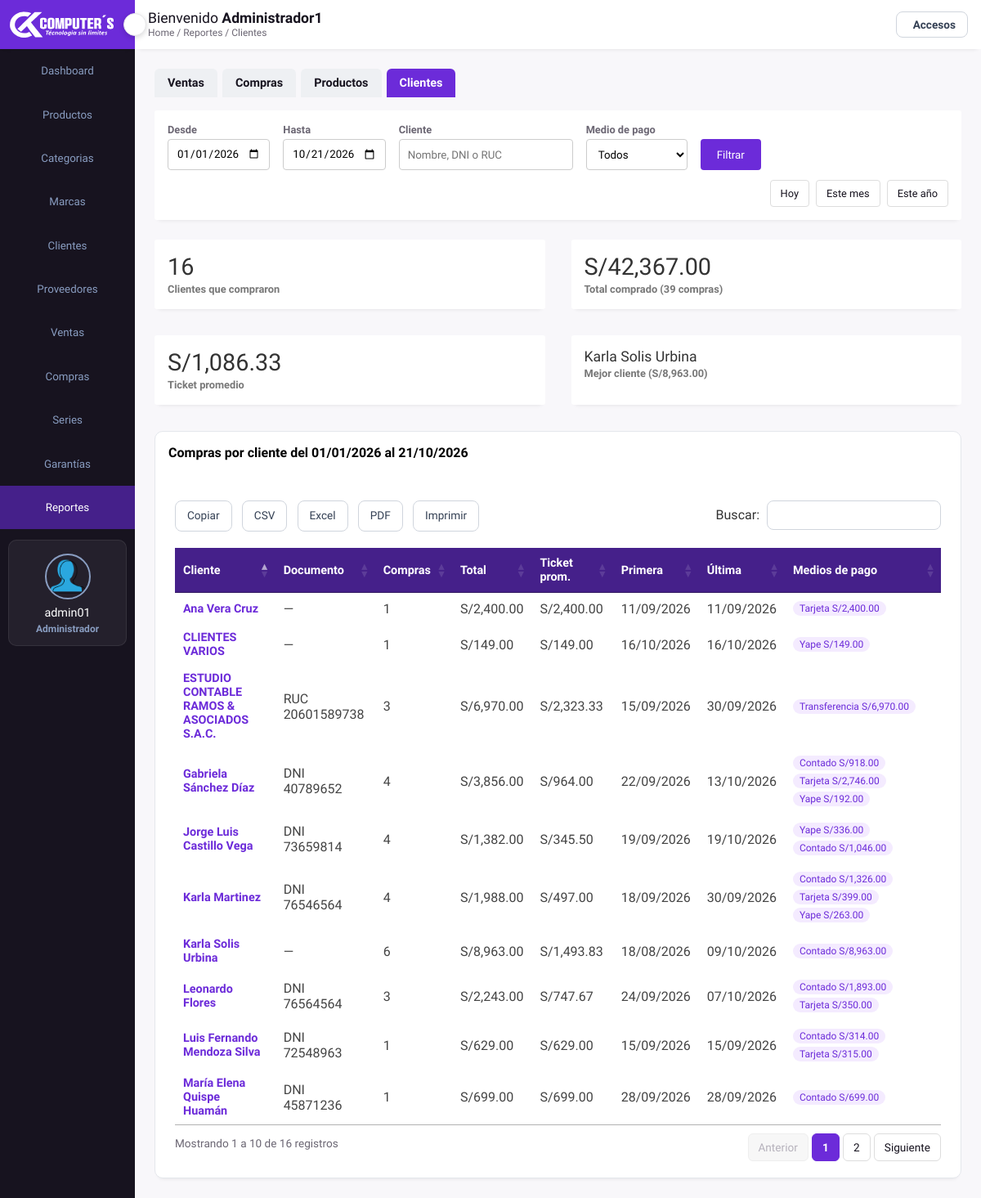
/frontend/reportes/clientes.php (signed in), run on the app's committed database.
### tables this page shows
CREATE TABLE `orders` (
  `idord` int(11) NOT NULL AUTO_INCREMENT,
  `user_id` int(11) NOT NULL,
  `idcli` int(11) DEFAULT NULL,
  `nomcl` text NOT NULL,
  `method` varchar(50) NOT NULL,
  `total_products` text NOT NULL,
  `total_price` decimal(10,2) NOT NULL,
  `subtotal_sin_igv` decimal(10,2) NOT NULL DEFAULT 0.00,
  `igv` decimal(10,2) NOT NULL DEFAULT 0.00,
  `placed_on` datetime NOT NULL,
  `payment_status` varchar(20) NOT NULL,
  `anulada` tinyint(1) NOT NULL DEFAULT 0,
  `anulada_on` datetime DEFAULT NULL,
  `motivo_anulacion` varchar(255) DEFAULT NULL,
  `reemplaza_a` int(11) DEFAULT NULL,
  `tipc` varchar(15) NOT NULL,
  `idserie` int(11) DEFAULT NULL,
  `serie` char(4) DEFAULT NULL,
  `numero` int(10) unsigned DEFAULT NULL,
  `doc_tipo` varchar(10) DEFAULT NULL,
  `doc_num` varchar(11) DEFAULT NULL,
  PRIMARY KEY (`idord`),
  UNIQUE KEY `uq_orders_comprobante` (`serie`,`numero`),
  KEY `orders_ibfk_1` (`user_id`),
  KEY `idx_orders_cliente` (`idcli`),
  KEY `idx_orders_serie` (`idserie`),
  KEY `idx_orders_reemplaza` (`reemplaza_a`),
  CONSTRAINT `orders_ibfk_1` FOREIGN KEY (`user_id`) REFERENCES `usuarios` (`id`),
  CONSTRAINT `orders_ibfk_2` FOREIGN KEY (`idcli`) REFERENCES `clientes` (`idcli`) ON UPDATE CASCADE,
  CONSTRAINT `orders_ibfk_3` FOREIGN KEY (`idserie`) REFERENCES `series` (`idserie`),
  CONSTRAINT `orders_ibfk_4` FOREIGN KEY (`reemplaza_a`) REFERENCES `orders` (`idord`)
);

### backend/config/helpers.php (called while the page is built, shortened)
<?php
function e($valor)
{
    return htmlspecialchars((string)$valor, ENT_QUOTES, 'UTF-8');
}

### frontend/reportes/clientes.php (the view, shortened to what this page needs)
<?php
require_once __DIR__ . '/../../backend/config/app.php';
require __DIR__ . '/comun.php';
$buscar  = mb_substr(trim($_GET['buscar'] ?? ''), 0, 60);
$metodos = ['' => 'Todos'] + array_combine(METODOS_PAGO, METODOS_PAGO);
$metodo  = opcion_get('metodo', $metodos, '');
$where  = 'o.anulada = 0 AND o.placed_on >= :desde AND o.placed_on < :hasta';
$params = $rango;
$ventas = $connect->prepare(
    "SELECT o.idord, o.idcli, o.nomcl, o.doc_tipo, o.doc_num, o.total_price, o.placed_on,
            COALESCE(CONCAT('c', o.idcli), CONCAT('d', o.doc_num), CONCAT('n', o.nomcl)) AS clave
       FROM orders o
      WHERE $where
      ORDER BY o.placed_on"
);
$ventas->execute($params);
$ventas = $ventas->fetchAll();
$clientes = [];
foreach ($ventas as $v) {
    if (!isset($clientes[$v->clave])) {
        $clientes[$v->clave] = (object)[
            'nombre' => $v->nomcl, 'doc' => $v->doc_num ? $v->doc_tipo . ' ' . $v->doc_num : '',
            'compras' => 0, 'total' => 0, 'primera' => $v->placed_on, 'ultima' => $v->placed_on, 'medios' => [],
        ];
    }
    $c = $clientes[$v->clave];
    $c->ultima = $v->placed_on;
}
uasort($clientes, function ($a, $b) { return $b->total <=> $a->total; });
$totalGeneral = array_sum(array_map(function ($c) { return $c->total; }, $clientes));
$comprasTotal = array_sum(array_map(function ($c) { return $c->compras; }, $clientes));
$mejor = $clientes ? reset($clientes) : null;
require __DIR__ . '/../layout/cabecera.php';
?>
            <div class="page-content">
                <form class="filtros" method="GET" action="">
                    <label>Desde <input type="date" name="desde" value="<?php echo e($desde); ?>" max="<?php echo e($hoy); ?>"></label>
                    <label>Hasta <input type="date" name="hasta" value="<?php echo e($hasta); ?>" max="<?php echo e($hoy); ?>"></label>
                    <label>Cliente <input type="text" name="buscar" value="<?php echo e($buscar); ?>" placeholder="Nombre, DNI o RUC"></label>
                    <label>Medio de pago
                        <select name="metodo">
<?php foreach ($metodos as $valor => $texto): ?>
                            <option value="<?php echo e($valor); ?>"<?php echo $valor === $metodo ? ' selected' : ''; ?>><?php echo e($texto); ?></option>
<?php endforeach; ?>
                        </select>
                    </label>
                    <button type="submit">Filtrar</button>
                    <span class="atajos">
<?php foreach ($atajos as $texto => [$d, $h]): ?>
                        <a href="<?php echo url_atajo($d, $h); ?>"><?php echo $texto; ?></a>
<?php endforeach; ?>
                    </span>
                </form>
                <div class="analytics">
                    <div class="card">
                        <div class="card-head">
                            <h2><?php echo count($clientes); ?></h2>
                        </div>
                        <div class="card-progress"><small>Clientes que compraron</small></div>
                    </div>
                    <div class="card">
                        <div class="card-head">
                            <h2>S/<?php echo number_format($totalGeneral, 2); ?></h2>
                        </div>
                        <div class="card-progress"><small>Total comprado (<?php echo $comprasTotal; ?> compras)</small></div>
                    </div>
                    <div class="card">
                        <div class="card-head">
                            <h2>S/<?php echo number_format($comprasTotal ? $totalGeneral / $comprasTotal : 0, 2); ?></h2>
                        </div>
                        <div class="card-progress"><small>Ticket promedio</small></div>
                    </div>
                    <div class="card">
                        <div class="card-head">
                            <h2 class="texto-largo"><?php echo $mejor ? e($mejor->nombre) : '—'; ?></h2>
                        </div>
                        <div class="card-progress"><small>Mejor cliente<?php echo $mejor ? ' (S/' . number_format($mejor->total, 2) . ')' : ''; ?></small></div>
                    </div>
                </div>
                <div class="records table-responsive">
                    <div class="record-header">
                        <h3>Compras por cliente del <?php echo date('d/m/Y', strtotime($desde)); ?> al <?php echo date('d/m/Y', strtotime($hasta)); ?></h3>
                    </div>
                    <div>
<?php if ($clientes): ?>
                        <table width="100%" id="example">
                            <thead>
                                <tr>
                                    <th><span class="las la-sort"></span>Cliente</th>
                                    <th><span class="las la-sort"></span>Documento</th>
                                    <th><span class="las la-sort"></span>Compras</th>
                                    <th><span class="las la-sort"></span>Total</th>
                                    <th><span class="las la-sort"></span>Ticket prom.</th>
                                    <th><span class="las la-sort"></span>Primera</th>
                                    <th><span class="las la-sort"></span>Última</th>
                                    <th>Medios de pago</th>
                                </tr>
                            </thead>
                            <tbody>
<?php foreach ($clientes as $c): ?>
                                <tr>
                                    <td><?php echo e($c->nombre); ?></td>
                                    <td><?php echo e($c->doc ?: '—'); ?></td>
                                    <td><?php echo $c->compras; ?></td>
                                    <td data-order="<?php echo $c->total; ?>">S/<?php echo number_format($c->total, 2); ?></td>
                                    <td data-order="<?php echo $c->total / $c->compras; ?>">S/<?php echo number_format($c->total / $c->compras, 2); ?></td>
                                    <td data-order="<?php echo e($c->primera); ?>"><?php echo date('d/m/Y', strtotime($c->primera)); ?></td>
                                    <td data-order="<?php echo e($c->ultima); ?>"><?php echo date('d/m/Y', strtotime($c->ultima)); ?></td>
                                    <td>
<?php foreach ($c->medios as $m => $monto): ?>
                                        <span class="medio-pago"><?php echo e($m); ?> S/<?php echo number_format($monto, 2); ?></span>
<?php endforeach; ?>
                                    </td>
                                </tr>
<?php endforeach; ?>
                            </tbody>
                        </table>
<?php else: ?>
                        <p class="sin-datos">No hay compras de clientes con estos filtros.</p>
<?php endif; ?>
                    </div>
                </div>
            </div>
<?php require __DIR__ . '/../layout/pie.php'; ?>
</body>
</html>

### backend/css/admin.css (style rules this page uses)
:root { --main-color: #6C2BD9; --color-dark: #17131F; --text-grey: #6B6673; }
* { margin: 0; padding: 0; text-decoration: none; list-style-type: none; box-sizing: border-box; font-family: 'Lexend Deca', sans-serif; }
.page-content { padding: 1.5rem; min-height: calc(100vh - 60px); background: #F8F7FA; }
.analytics { display: grid; grid-template-columns: repeat(4, 1fr); grid-gap: 2rem; margin-top: .5rem; margin-bottom: 2rem; }
.card { box-shadow: 0px 5px 5px -5px rgb(0 0 0 / 10%); background: #fff; padding: 1rem; border-radius: 3px; }
.card-head { display: flex; justify-content: space-between; align-items: center; }
.card-head h2 { color: #333; font-size: 1.8rem; font-weight: 500; }
.card-progress small { color: #777; font-size: .8rem; font-weight: 600; }
.records { box-shadow: 0px 5px 5px -5px rgb(0 0 0 / 10%); background: #fff; border-radius: 3px; }
.record-header { padding: 1rem; display: flex; justify-content: space-between; align-items: center; }
input, button, select { outline: none; }
.table-responsive { width: 100%; overflow: auto; }
table { border-collapse: collapse; }
table thead tr { background: #45208A; }
table thead th { padding: 1rem 0rem; text-align: left; color: #fff; font-size: .9rem; }
table thead th:first-child { padding-left: 1rem; }
table tbody td { padding: 1rem 0rem; color: #444; }
table tbody td:first-child { padding-left: 1rem; color: var(--main-color); font-weight: 600; font-size: .9rem; }
table tbody tr { border-bottom: 1px solid #dee2e8; }
@media only screen and (max-width: 1200px) { .analytics { grid-template-columns: repeat(2, 1fr); } }
select { width: 100%; padding: 15px; margin: 5px 0 22px 0; display: inline-block; border: none; background: #f1f1f1; }
input[type=text], input[type=password], input[type=date],input[type=datetime-local], input[type=file],textarea, input[type=number] { width: 100%; padding: 15px; margin: 20px 0 22px 0; display: inline-block; border: none; background: #f1f1f1; }
.filtros { display: flex; flex-wrap: wrap; align-items: flex-end; gap: 12px 16px; background: #fff; padding: 1rem; margin-bottom: 1.5rem; border-radius: 3px; box-shadow: 0px 5px 5px -5px rgb(0 0 0 / 10%); }
.filtros label { display: flex; flex-direction: column; gap: 4px; font-size: .8rem; font-weight: 600; color: var(--text-grey); }
.filtros input[type=date], .filtros select { width: auto; height: 38px; padding: 0 10px; margin: 0; border: 1px solid #ccc; border-radius: 4px; background: #fff; }
.filtros button { height: 38px; padding: 0 20px; border: none; border-radius: 4px; background: var(--main-color); color: #fff; cursor: pointer; }
.filtros .atajos { display: flex; gap: 8px; margin-left: auto; }
.filtros .atajos a { padding: 8px 12px; border: 1px solid #ddd; border-radius: 4px; font-size: .8rem; color: var(--color-dark); }
.por-pago h3, .records .record-header h3 { font-size: 1rem; margin-bottom: .8rem; }
.filtros input[type=text] { width: auto; height: 38px; padding: 0 10px; margin: 0; border: 1px solid #ccc; border-radius: 4px; background: #fff; }
.medio-pago { display: inline-block; padding: 2px 8px; margin: 2px 4px 2px 0; border-radius: 10px; background: #f4ebff; color: var(--main-color); font-size: .75rem; white-space: nowrap; }
.card-head h2.texto-largo { font-size: 1.1rem; }
html { background: #F8F7FA; }

### backend/css/tablas.css (style rules this page uses)
.records { border: 1px solid #e4e7ec; border-radius: 10px; }

### data on the page
orders: nomcl "Karla Solis Urbina", doc "—", compras "6", total "8,963.00", compras "1,493.83", placed_on "18/08/2026", m "Contado", monto "8,963.00"
orders: placed_on "09/10/2026"
orders: placed_on "30/09/2026"
orders: placed_on "13/10/2026"
orders: nomcl "Ana Vera Cruz", doc "—", compras "1", total "2,400.00", compras "2,400.00", placed_on "11/09/2026", m "Tarjeta", monto "2,400.00"
orders: placed_on "07/10/2026"
orders: placed_on "30/09/2026"
orders: placed_on "19/10/2026"
orders: nomcl "María Elena Quispe Huamán", doc "DNI 45871236", compras "1", total "699.00", compras "699.00", placed_on "28/09/2026", m "Contado", monto "699.00"
orders: nomcl "Luis Fernando Mendoza Silva", doc "DNI 72548963", compras "1", total "629.00", compras "629.00", placed_on "15/09/2026", m "Contado", monto "314.00", m "Tarjeta", monto "315.00"
orders: nomcl "CLIENTES VARIOS", doc "—", compras "1", total "149.00", compras "149.00", placed_on "16/10/2026", m "Yape", monto "149.00"

### other printed values
$texto "Dashboard"
$texto "Productos"
$texto "Categorias"
$texto "Marcas"
$texto "Clientes"
$texto "Proveedores"
$texto "Ventas"
$texto "Compras"
$texto "Series"
$texto "Garantías"
$texto "Reportes"
$_SESSION['username'] "admin01"
nombre_rol(rol_actual()) "Administrador"
$_SESSION['nombre'] "Administrador1"
$migas "Reportes / Clientes"
